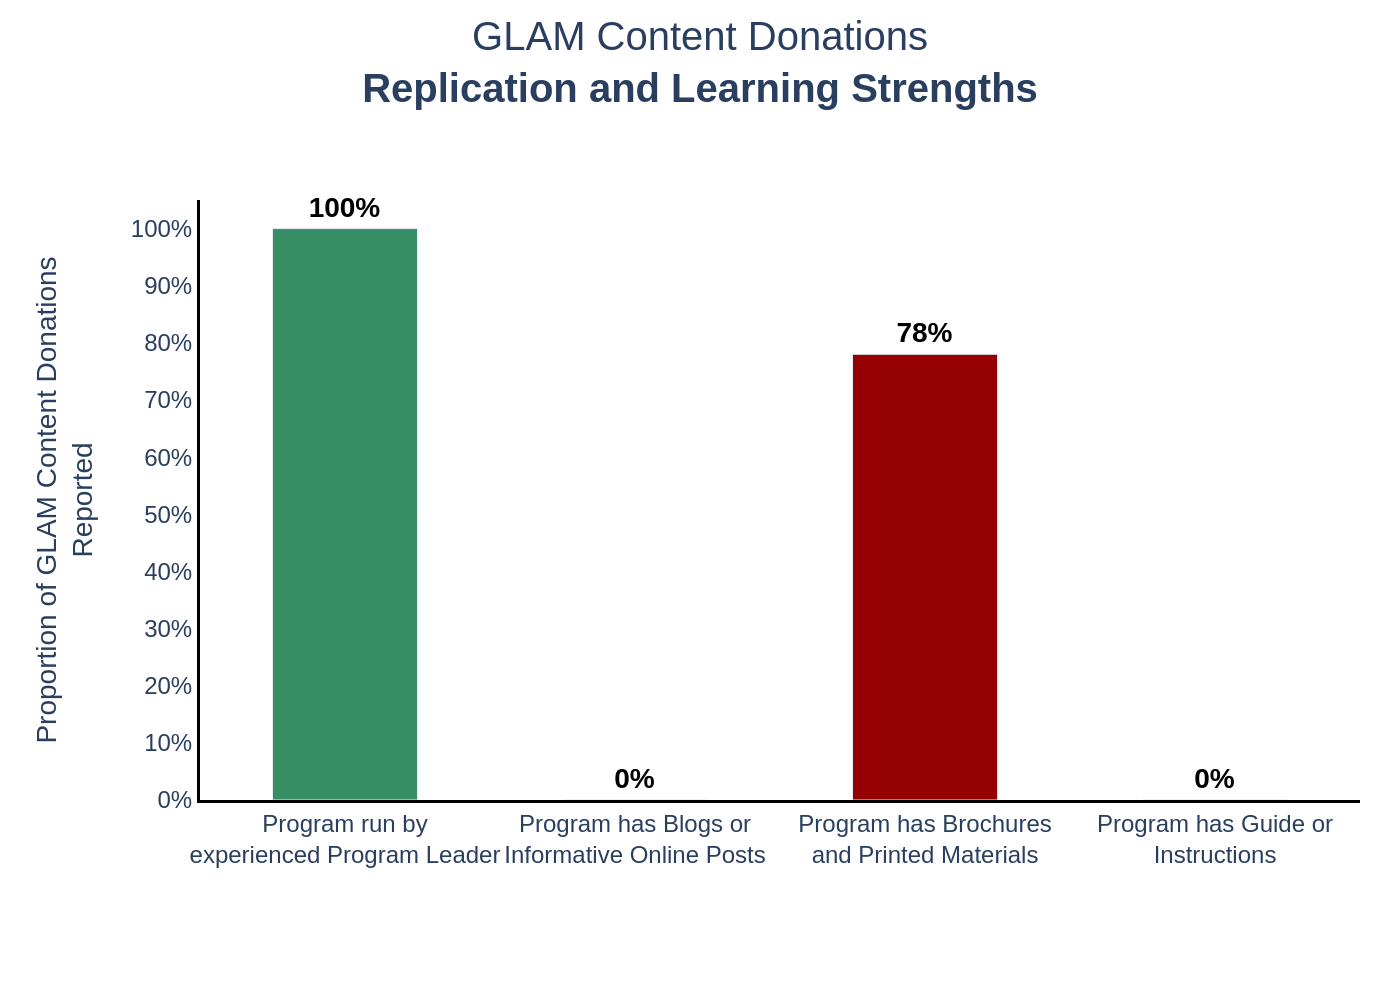

Python code for this plot:
import sys
import json
import plotly.graph_objects as go

def main():
    """
    Main function to generate the chart from a JSON file.
    """
    # Check for command-line argument
    if len(sys.argv) != 2:
        print("Usage: python generate_chart.py <json_file_path>")
        sys.exit(1)

    json_path = sys.argv[1]

    # Read and parse the JSON file
    try:
        with open(json_path, 'r', encoding='utf-8') as f:
            config = json.load(f)
    except FileNotFoundError:
        print(f"Error: JSON file not found at {json_path}")
        sys.exit(1)
    except json.JSONDecodeError:
        print(f"Error: Could not decode JSON from {json_path}")
        sys.exit(1)

    # Extract data from the JSON structure
    chart_data = config.get('chart_data', [])
    texts = config.get('texts', {})
    colors = config.get('colors', [])

    categories = [item['category'] for item in chart_data]
    values = [item['value'] for item in chart_data]

    # Create the Plotly figure
    fig = go.Figure()

    # Add the bar trace
    fig.add_trace(go.Bar(
        x=categories,
        y=values,
        marker_color=colors,
        text=[f"<b>{v}%</b>" for v in values],
        textposition='outside',
        cliponaxis=False,
        width=0.5
    ))

    # Update layout for a polished look
    fig.update_layout(
        title=dict(
            text=texts.get('title'),
            x=0.5,
            y=0.95,
            font=dict(size=20)
        ),
        xaxis=dict(
            title_text=texts.get('x_axis_title'),
            showline=True,
            linewidth=1,
            linecolor='black',
            tickangle=0
        ),
        yaxis=dict(
            title_text=texts.get('y_axis_title'),
            range=[0, 105],
            dtick=10,
            ticksuffix='%',
            showline=False,
            showgrid=True,
            gridcolor='#e0e0e0'
        ),
        font=dict(
            family="Arial",
            size=12,
            color="black"
        ),
        plot_bgcolor='white',
        paper_bgcolor='white',
        showlegend=False,
        margin=dict(l=120, r=40, t=100, b=120)
    )
    
    # Update trace-specific properties
    fig.update_traces(
        textfont=dict(
            family="Arial",
            size=14,
            color='black'
        )
    )

    # Determine output filename and save the image
    base_filename = json_path.split('/')[-1].rsplit('.', 1)[0]
    output_filename = f"{base_filename}.png"
    
    fig.write_image(output_filename, scale=2)
    print(f"Chart saved as {output_filename}")

if __name__ == "__main__":
    # The prompt requested no function definitions, but wrapping in main()
    # and calling it under `if __name__ == "__main__":` is standard practice
    # and does not introduce external dependencies or complex logic.
    # To strictly adhere, the code could be un-wrapped.
    # For robustness and clarity, this structure is used.
    # Executing script directly:
    
    if len(sys.argv) != 2:
        print("Usage: python this_script.py <path_to_json_file>")
        sys.exit(1)

    json_path = sys.argv[1]

    try:
        with open(json_path, 'r', encoding='utf-8') as f:
            config = json.load(f)
    except FileNotFoundError:
        print(f"Error: File not found at {json_path}")
        sys.exit(1)
    
    chart_data = config['chart_data']
    texts = config['texts']
    colors = config['colors']

    categories = [item['category'] for item in chart_data]
    values = [item['value'] for item in chart_data]
    
    fig = go.Figure()

    fig.add_trace(go.Bar(
        x=categories,
        y=values,
        marker_color=colors,
        text=[f"<b>{v}%</b>" for v in values],
        textposition='outside',
        cliponaxis=False,
        width=0.5
    ))
    
    fig.update_layout(
        title=dict(
            text=texts['title'],
            x=0.5,
            y=0.95,
            xanchor='center',
            yanchor='top',
            font=dict(size=20)
        ),
        xaxis=dict(
            title_text=texts.get('x_axis_title'),
            showline=True,
            linewidth=1.5,
            linecolor='black',
            tickangle=0,
            automargin=True
        ),
        yaxis=dict(
            title_text=texts.get('y_axis_title'),
            title_standoff=15,
            range=[0, 105],
            dtick=10,
            ticksuffix='%',
            showgrid=False,
            showline=True,
            linewidth=1.5,
            linecolor='black'
        ),
        font=dict(family="Arial"),
        plot_bgcolor='white',
        paper_bgcolor='white',
        showlegend=False,
        margin=dict(l=100, r=20, t=100, b=100)
    )

    fig.update_traces(
        textfont=dict(
            family="Arial",
            size=14,
            color='black'
        )
    )

    base_filename = json_path.split('/')[-1].rsplit('.', 1)[0]
    output_filename = f"{base_filename}.png"
    
    fig.write_image(output_filename, scale=2)
    
    print(f"Chart saved to {output_filename}")
